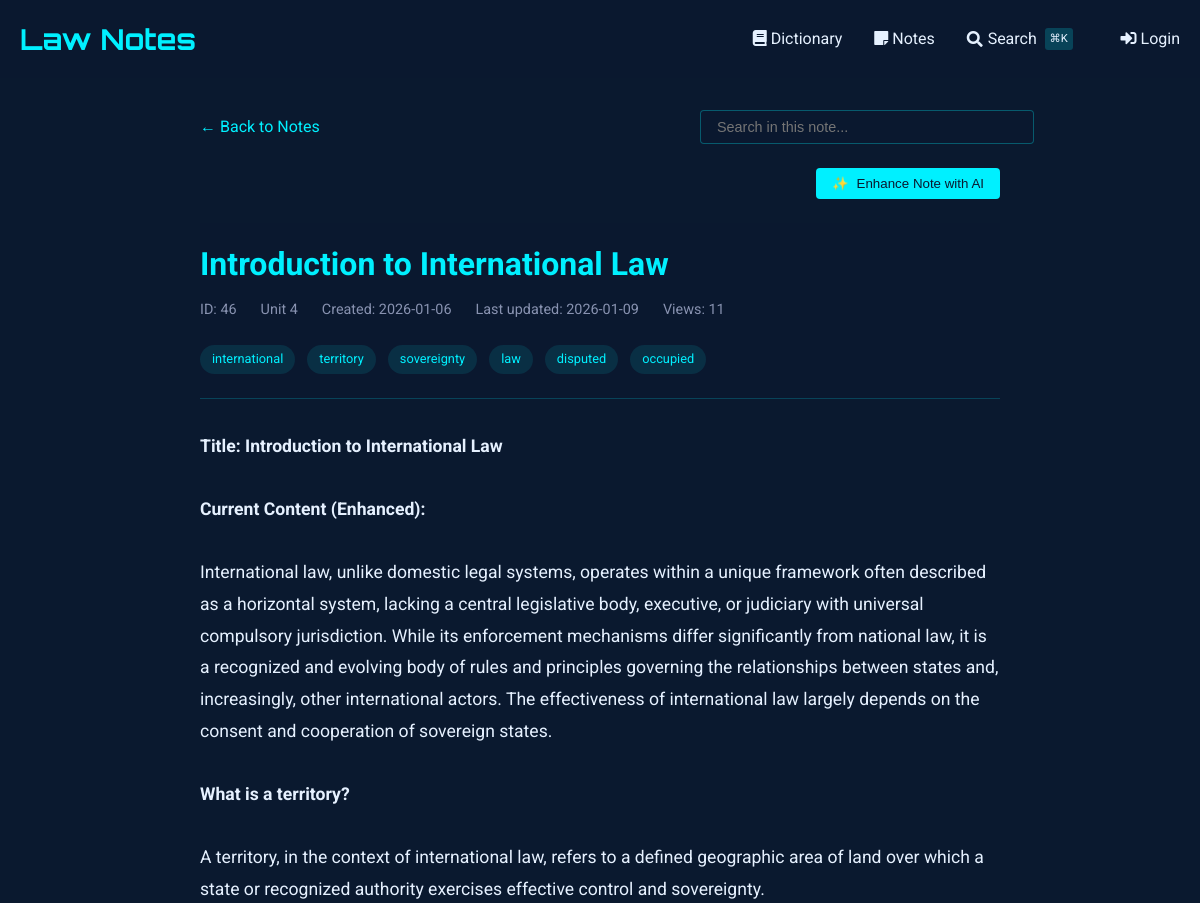
The app's page /notes/view/46 (upper part), older data.
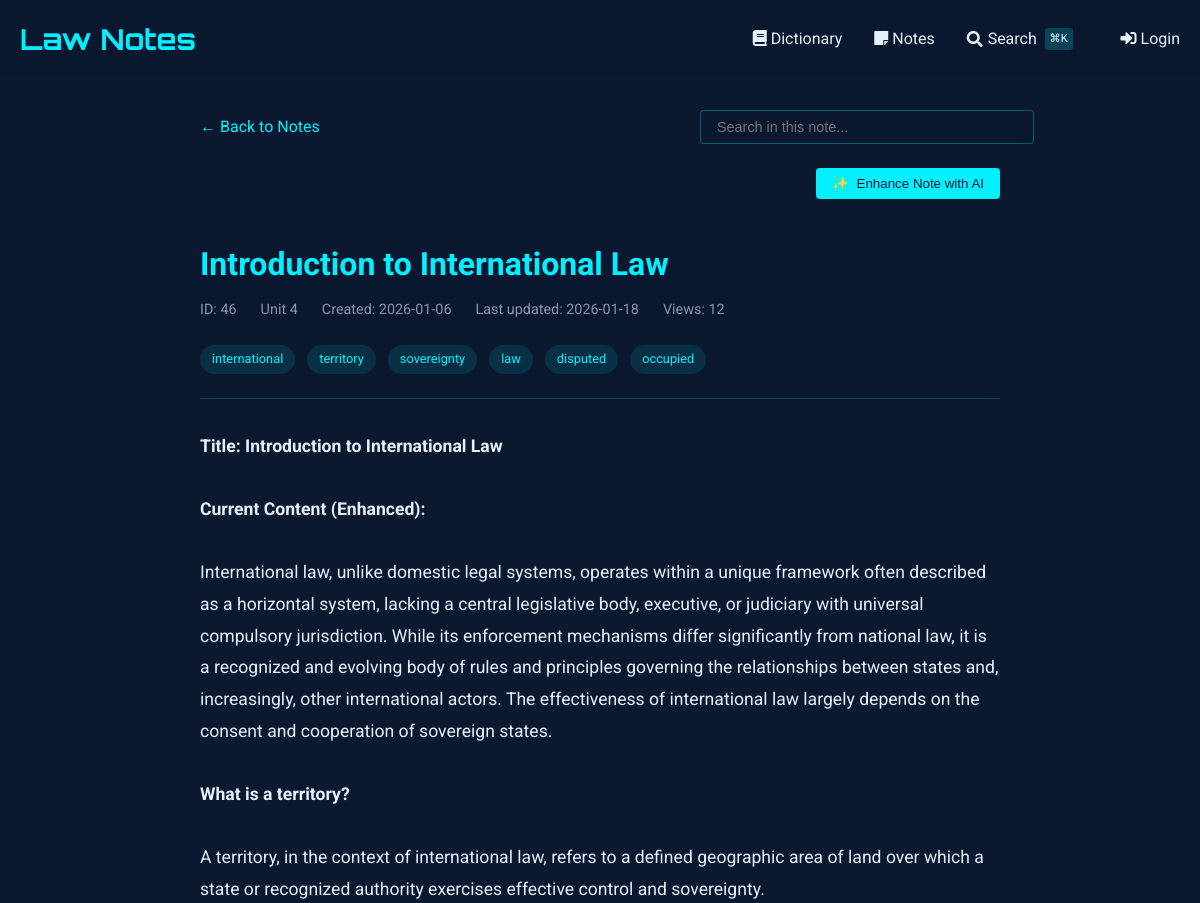
The same page, newer data.
### tables this page shows
CREATE TABLE notes (
    id INTEGER PRIMARY KEY AUTOINCREMENT,
    title TEXT NOT NULL,                -- short title for the note
    content TEXT NOT NULL,              -- the full note text
    unit_number INTEGER,                -- optional: to group with course units
    tags TEXT,                          -- comma-separated or JSON for filtering/search
    related_entries TEXT,               -- store glossary ids (e.g., "1,4,5") for cross-linking
    created_at TIMESTAMP DEFAULT CURRENT_TIMESTAMP,
    last_updated TIMESTAMP DEFAULT CURRENT_TIMESTAMP,
    views INTEGER DEFAULT 0,            -- track popularity
    is_favorite BOOLEAN DEFAULT 0,      -- quick flag for starred notes
    comments TEXT                       -- optional: your own thoughts or annotations
, has_worksheet BOOLEAN DEFAULT 0);

### notes_routes.py (the view, shortened to what this page needs)
@notes_bp.route('/view/<int:note_id>')
def view_note(note_id):
    db = SQL("sqlite:///notes.db")
    note = db.execute("""
        SELECT *,
               strftime('%Y-%m-%d', created_at) as created_date,
               strftime('%Y-%m-%d', last_updated) as last_updated
        FROM notes
        WHERE id = :id
    """, id=note_id)
    if not note:
        abort(404)
    note = note[0]
    db.execute("""
        UPDATE notes
        SET views = COALESCE(views, 0) + 1
        WHERE id = :id
    """, id=note_id)
    content = note['content']
    content = re.sub(r'^# (.*?)$', r'<h1>\1</h1>', content, flags=re.MULTILINE)
    content = re.sub(r'^## (.*?)$', r'<h2>\1</h2>', content, flags=re.MULTILINE)
    content = re.sub(r'^### (.*?)$', r'<h3>\1</h3>', content, flags=re.MULTILINE)
    content = re.sub(r'\*\*(.*?)\*\*', r'<strong>\1</strong>', content)
    content = re.sub(r'\*(.*?)\*', r'<em>\1</em>', content)
    content = re.sub(r'^\s*[-*] (.*?)$', r'<li>\1</li>', content, flags=re.MULTILINE)
    content = re.sub(r'(<li>.*</li>)', r'<ul>\1</ul>', content, flags=re.DOTALL)
    content = re.sub(r'^> (.*?)$', r'<blockquote>\1</blockquote>', content, flags=re.MULTILINE)
    content = content.replace('\n', '<br>')
    content = re.sub(
        r'<aside>\s*💡\s*(.*?)\s*</aside>',
        r'<div class="callout"><div class="callout-emoji">💡</div><div class="callout-content">\1</div></div>',
        content,
        flags=re.DOTALL
    )
    sections = re.split(r'(<h[1-3]>.*?</h[1-3]>)', content)
    processed_sections = []
    for i, section in enumerate(sections):
        if section.startswith('<h'):
            processed_sections.append(section)
        elif section.strip():
            if not any(tag in section for tag in ['<p>', '<ul>', '<ol>', '<blockquote>', '<div class="callout">']):
                section = f'<p>{section}</p>'
            processed_sections.append(section)
    processed_content = '\n'.join(processed_sections)
    related_entries = []
    worksheet_images = []
    if note.get('has_worksheet'):
        worksheet_images = get_worksheet_images(note_id)
    return render_template('notes/view.html',
                         note=note,
                         content=processed_content,
                         related_entries=related_entries,
                         worksheet_images=worksheet_images)

### sql.py (called while the page is built, shortened)
def _enable_logging(f):
    import logging
    import functools
    import os
    @functools.wraps(f)
    def decorator(*args, **kwargs):
        try:
            import flask
        except ModuleNotFoundError:
            return f(*args, **kwargs)
        disabled = logging.getLogger("cs50").disabled
        if flask.current_app and os.getenv("FLASK_ENV") == "development":
            logging.getLogger("cs50").disabled = False
        try:
            return f(*args, **kwargs)
        finally:
            logging.getLogger("cs50").disabled = disabled
    return decorator

def _parse_placeholder(token):
    import re
    import sqlparse
    if (
        not isinstance(token, sqlparse.sql.Token)
        or token.ttype != sqlparse.tokens.Name.Placeholder
    ):
        raise TypeError()
    if token.value == "?":
        return "qmark", None
    matches = re.search(r"^:([1-9]\d*)$", token.value)
    if matches:
        return "numeric", int(matches.group(1)) - 1
    matches = re.search(r"^:([a-zA-Z]\w*)$", token.value)
    if matches:
        return "named", matches.group(1)

    def __del__(self):
        self._disconnect()

    def _name(self):
        return str(hash(self))

### templates/notes/view.html (shortened to what this page needs)
{% extends "notes/base.html" %}
{% block content %}
<div class="container" style="max-width: 800px; margin: 0 auto;">
    <div style="margin-bottom: 1.5rem; display: flex; justify-content: space-between; align-items: center; flex-wrap: wrap; gap: 1rem;">
        <a href="{{ url_for('notes.index') }}" style="color: var(--primary); text-decoration: none; display: inline-flex; align-items: center;">
            ← Back to Notes
        </a>
        <div class="search-container" style="position: relative; max-width: 300px; width: 100%;">
            <input type="text" id="noteSearch" placeholder="Search in this note..."
                   style="width: 100%; padding: 0.5rem 1rem; background: rgba(10, 25, 47, 0.7);
                          border: 1px solid rgba(0, 240, 255, 0.3); border-radius: 4px;
                          color: #e6f1ff; font-size: 0.9rem;">
        </div>
    </div>
    <div id="enhanceControls" style="margin-bottom: 1.5rem; display: flex; justify-content: flex-end; gap: 1rem;">
        <button id="enhanceNoteBtn" class="btn btn-primary" style="background: var(--primary); color: #0a192f; border: none; padding: 0.5rem 1rem; border-radius: 4px; cursor: pointer; font-weight: 500; display: flex; align-items: center; gap: 0.5rem;">
            <span id="enhanceIcon">✨</span> Enhance Note with AI
        </button>
    </div>
    <article class="note">
        <header class="note-header">
            <h1 class="note-title">
                {{ note.title }}
            </h1>
            <div class="note-meta">
                <span>ID: {{ note.id }}</span>
                {% if note.unit_number %}
                <span>Unit {{ note.unit_number }}</span>
                {% endif %}
                <span>Created: {{ note.created_date }}</span>
                <span>Last updated: {{ note.last_updated }}</span>
                <span>Views: {{ note.views or 0 }}</span>
            </div>
            {% if note.tags %}
            <div class="note-tags" style="margin-top: 1rem;">
                {% for tag in note.tags.split(',') %}
                    <span class="tag">{{ tag.strip() }}</span>
                {% endfor %}
            </div>
            {% endif %}
        </header>
        <div class="note-content">
            {{ content|safe }}
        </div>
    </article>
</div>
{% endblock %}

Row changes from the older to the newer data that the page shows:
changed notes "Introduction to International Law": views "11" → "12"
Text that changed along with them:
{{ note.last_updated }}: "2026-01-09" → "2026-01-18"
